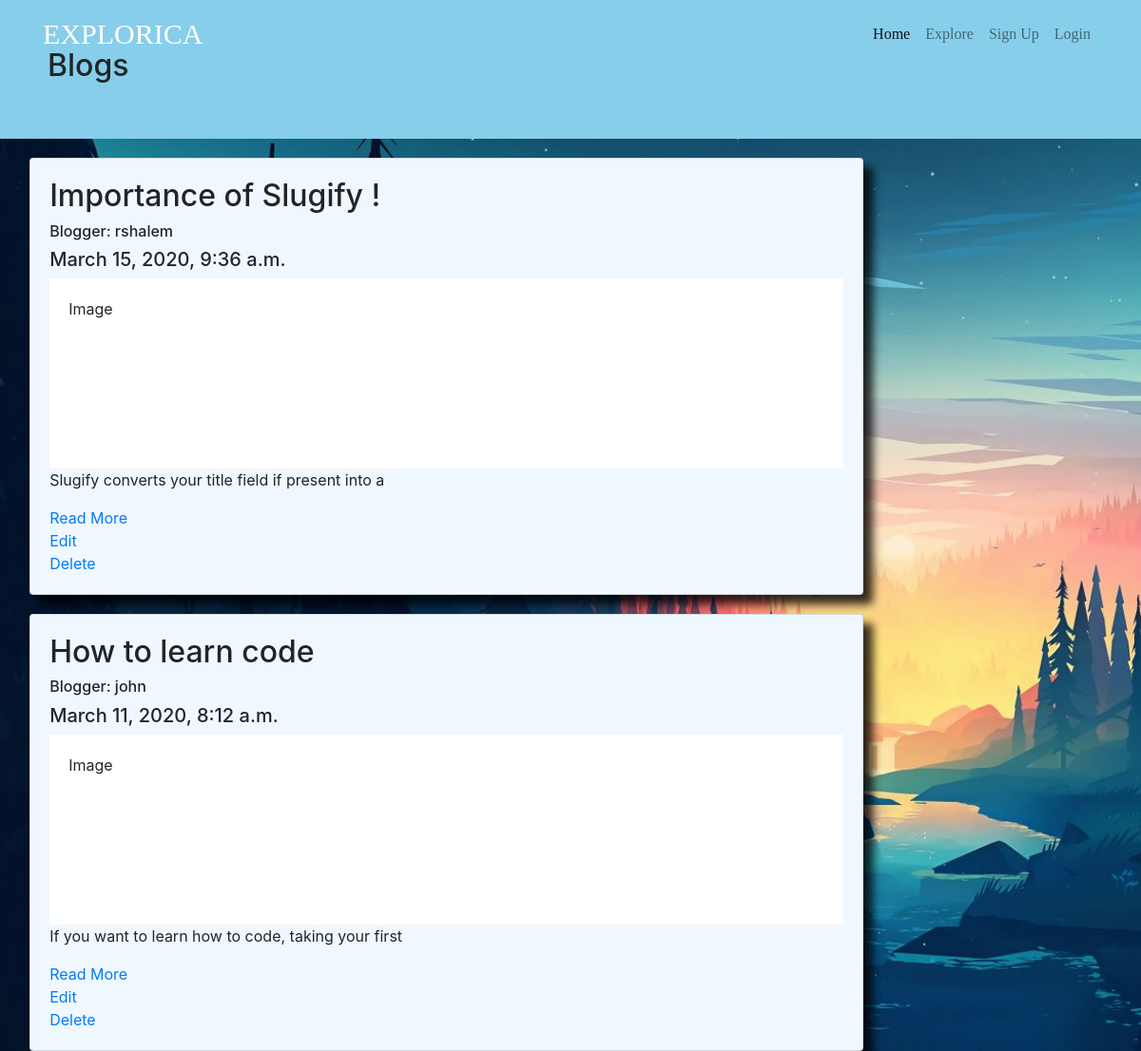
/blog/, run on an earlier commit of the app's database.
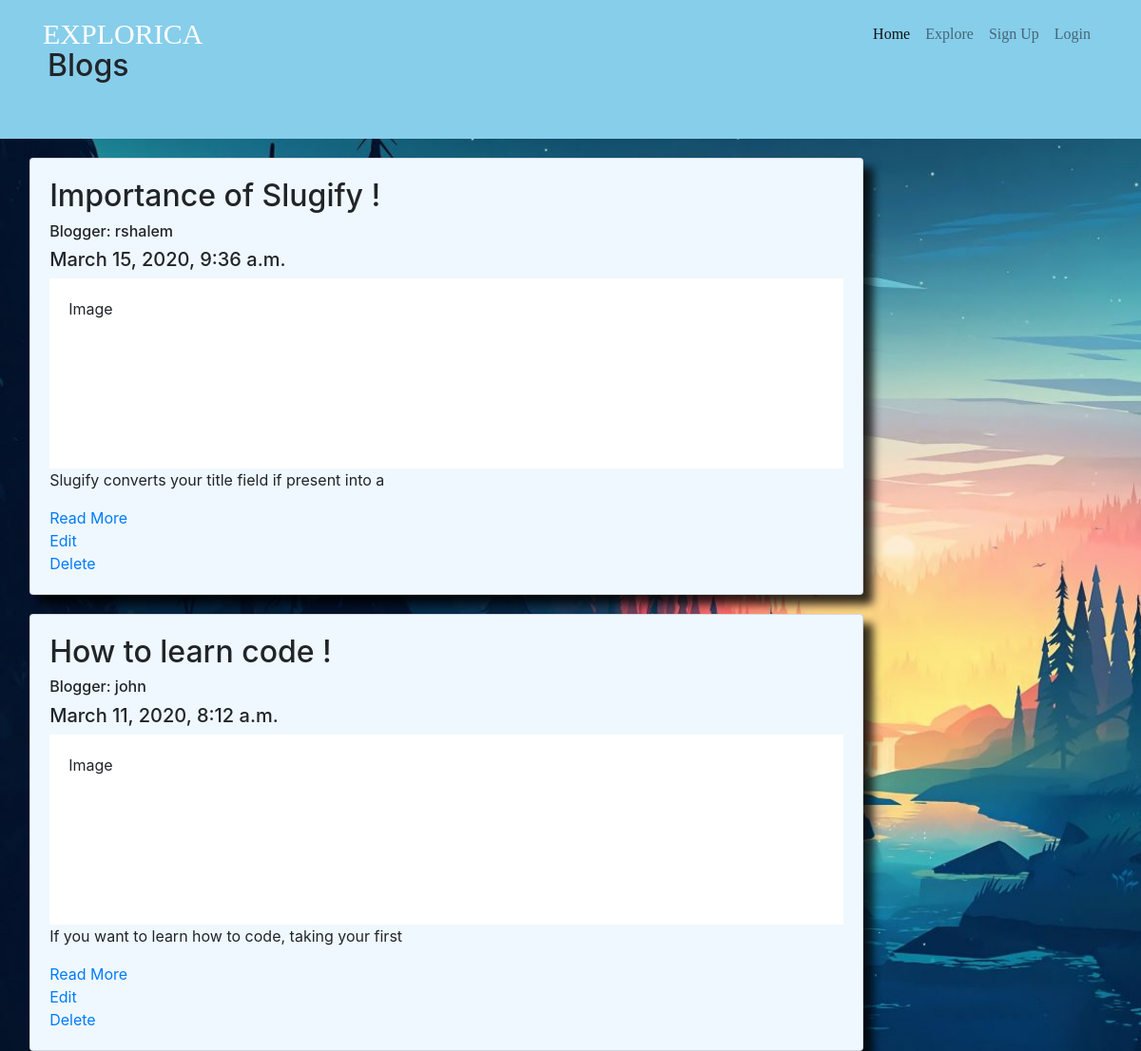
And on a later commit of the database.
### blog/models.py (models this page shows, shortened)
class Article(models.Model):
    article_image = models.ImageField(upload_to='images/', blank=True)
    article_title = models.CharField(max_length=50)
    user = models.ForeignKey(User, related_name='author', default=1, on_delete=models.CASCADE)
    article_about = models.TextField()
    slug = models.SlugField(unique=True, default=2)
    date_published = models.DateTimeField(auto_now_add=True)
    def snippet(self):
        return self.article_about[:51]

### blog/views.py (the view)
# urls.py: path('', views.index, name='index'),
def index(request):
    all_article = Article.objects.all().order_by('-date_published')
    return render(request, 'blog/index.html', {'all_article': all_article})

### blog/templates/blog/index.html
{% extends 'main/base.html' %}
{% block content %}
    <div class="header">
      <h2> Blogs </h2>
    </div>
    {% for article in all_article %}
    <div class="row">
      <div class="leftcolumn">
        <div class="card">
          <h2>{{ article.article_title }}</h2>
          <h6>Blogger: {{ article.user }}</h6>
          <h5>{{ article.date_published }}</h5>
          <div class="fakeimg" style="height:200px;">Image</div>
          <p>{{ article.snippet }}</p>
          <a href="{% url 'blog:detail-blog' article.slug %}"> Read More </a>
          <a href="{% url 'blog:edit-blog' article.slug %}"> Edit </a>
          <a href="{% url 'blog:delete-blog' article.slug %}"> Delete </a>
        </div>
      </div>
    </div>
    {% endfor %}
{% endblock %}

### main/templates/main/base.html (shortened to what this page needs)
<html>
<head>
    {% load static %}
    <link rel="stylesheet" href="https://maxcdn.bootstrapcdn.com/bootstrap/4.0.0/css/bootstrap.min.css">
    <link rel="stylesheet" href="https://cdnjs.cloudflare.com/ajax/libs/animate.css/3.7.2/animate.min.css">
    <link rel="stylesheet" type="text/css" href="{% static 'main/style.css' %}"/>
    <link href="https://stackpath.bootstrapcdn.com/font-awesome/4.7.0/css/font-awesome.min.css" rel="stylesheet">
    <link href="//db.onlinewebfonts.com/c/ee2b12010630e3525a77ac00cdc6cb1f?family=Baron+Neue+Bold" rel="stylesheet" type="text/css"/>
<body>
    {% include 'main/includes/navbar.html' %}
    {% block content %}
    {% endblock %}
</body>
</html>

### main/templates/main/includes/navbar.html (shortened to what this page needs)
    <nav class="navbar navbar-expand-lg navbar-light fixed-top">
        <div class="container">
              <a class="navbar-brand" href="{% url 'main:homepage' %}">EXPLORICA</a>
                  <div class="collapse navbar-collapse" id="navbarSupportedContent">
                    <ul class="navbar-nav ml-auto">
                      <li class="nav-item active">
                        <a class="nav-link" href="#">Home </a>
                      </li>
                      <li class="nav-item">
                        <a class="nav-link" href="{% url 'main:explore' %}">Explore</a>
                      </li>
                      {% if user.is_authenticated %}
                          <li class="nav-item">
                              Hello, {{ user.username }}
                          </li>
                          <li class="nav-item">
                            <a class="nav-link" href="#">Add Place</a>
                          </li>
                          <li class="nav-item">
                            <a class="nav-link" href="{% url 'main:logout' %}">Logout</a>
                          </li>
                      {% else %}
                          <li class="nav-item">
                            <a class="nav-link" href="{% url 'main:sign_up' %}">Sign Up</a>
                          </li>
                          <li class="nav-item">
                            <a class="nav-link" href="{% url 'main:login' %}">Login</a>
                          </li>
                      {% endif %}
                    </ul>
                  </div>
        </div>
    </nav>

### main/static/main/style.css (style rules this page uses)
.navbar .navbar-brand { font-size: 30px; font-family: 'Baron Neue Bold'; color: white; }
.nav-item { font-family: 'Baron Neue Bold'; color: white; }
body { background-image: url("images/c.jpg"); background-size: cover ; }
.card { margin-top:15%; margin-left: 5%; position:relative; transition: 3s; box-shadow: 10px 10px 10px rgba(0,0,0,0.8); }
.header { padding: 50px; font-size: 40px; text-align: left; background: skyblue; }
.leftcolumn { float: left; width: 75%; }
.fakeimg { background-color: white; width: 100%; padding: 20px; }
.card { background-color: aliceblue; padding: 20px; margin-top: 20px; }

What changed in the data, as far as the page shows it:
changed Article "If you want to learn how to code, taking your first": article_title "How to learn code" → "How to learn code !"
